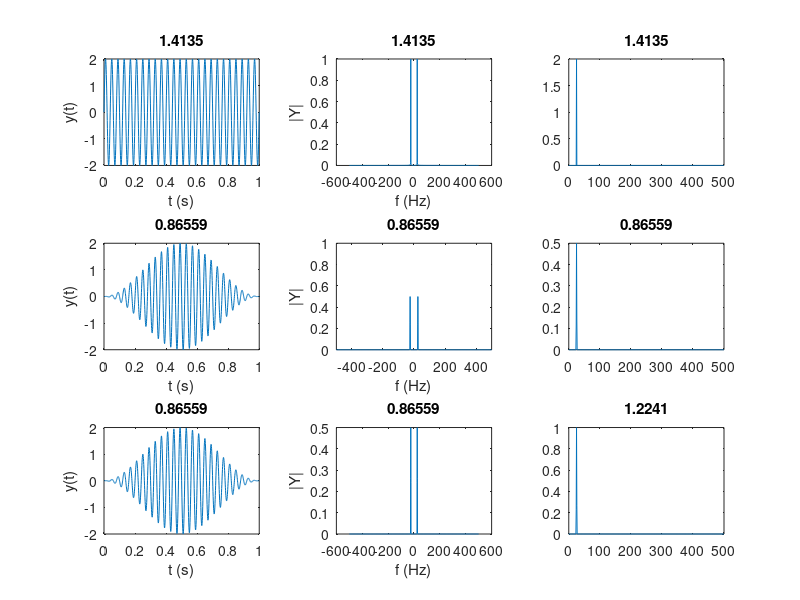

MATLAB code to generate this figure:
function dft_tests

close all;

% fs = 10e3;
% f = 1e3;
% a = 1;
% 
% t = 0:1/fs:4*1e-3;
% y = a*sin(2*pi*f*t)+a*sin(1.5*2*pi*f*t)+a*sin(3.5*2*pi*f*t);
% 
% y2 = wgn(10001,1,10); t2 = (0:length(y2)-1)/fs; % 1 sec
% figure; plot(t2,y2);
% [Ya2, Yph2, freqs2] = dft(y2, fs);
% N = length(y2);
% subplot(3,1,1); plot(t2,y2); xlabel('t (s)'); ylabel('a');
% subplot(3,1,2); plot(freqs2,abs(fftshift(Ya2))/N); xlabel('f (Hz)'); ylabel('|Y|');
% subplot(3,1,3); plot(freqs2,fftshift(Yph2)); xlabel('f (Hz)'); ylabel('Angle(Y) (rad)');

fs = 5*200;
t = 0:1/fs:(1-0/fs);
y = 2*sin(2*pi*25*t);

[Ya, Yph, freqs] = dft(y, fs);

figure; plot(t,y);
N = length(y);
subplot(3,3,1); plot(t,y); xlabel('t (s)'); ylabel('y(t)'); title(num2str(rms(y)));
subplot(3,3,2); plot(freqs,abs(fftshift(Ya))/N); xlabel('f (Hz)'); ylabel('|Y|');
title(num2str( sqrt(sum((abs(fftshift(Ya))/N).^2) )));
% subplot(3,3,3); plot(freqs,fftshift(Yph)); xlabel('f (Hz)'); ylabel('Angle(Y) (rad)');

[YaH, YphH, freqsH] = dft(hann(length(y)).*y.', fs);
subplot(3,3,4); plot(t,hann(length(y)).*y.'); xlabel('t (s)'); ylabel('y(t)'); title(num2str(rms(hann(length(y)).*y.')));
subplot(3,3,5); plot(freqs,abs(fftshift(YaH))/N); xlabel('f (Hz)'); ylabel('|Y|');
axis([-500 500 0 1]); title(num2str( sqrt(sum((abs(fftshift(YaH))/N).^2) )));
% subplot(3,3,6); plot(freqs,fftshift(YphH)); xlabel('f (Hz)'); ylabel('Angle(Y) (rad)');

[YaH2, YphH2, freqsH2] = dft(hann(length(y)).*y.', fs);
subplot(3,3,7); plot(t,hann(length(y)).*y.'); xlabel('t (s)'); ylabel('y(t)'); title(num2str(rms(hann(length(y)).*y.')));
subplot(3,3,8); plot(freqs,abs(fftshift(YaH2))/N); xlabel('f (Hz)'); ylabel('|Y|');
title(num2str( sqrt(sum((abs(fftshift(YaH2))/N).^2) )));
% subplot(3,3,9); plot(freqs,fftshift(YphH2)); xlabel('f (Hz)'); ylabel('Angle(Y) (rad)');

% PSD's
N = length(y);
xdft = fft(y);
xdft = xdft(1:N/2+1);
psdx = (1/(fs*N)) * abs(xdft).^2;
psdx(2:end-1) = 2*psdx(2:end-1);
freq = 0:fs/N:fs/2;
subplot(3,3,3); plot(freq,psdx); title(num2str(sqrt(sum(psdx*fs/N))));

xdft = fft(hann(N).*y.');
xdft = xdft(1:N/2+1);
psdx = (1/(fs*N)) * abs(xdft).^2;
psdx(2:end-1) = 2*psdx(2:end-1);
freq = 0:fs/N:fs/2;
subplot(3,3,6); plot(freq,psdx); title(num2str(sqrt(sum(psdx*fs/N))));

xdft = fft(hann(N).*y.');
xdft = xdft(1:N/2+1);
psdx = 2*(1/(fs*N)) * abs(xdft).^2;
psdx(2:end-1) = 2*psdx(2:end-1);
freq = 0:fs/N:fs/2;
subplot(3,3,9); plot(freq,psdx); title(num2str(sqrt(sum(psdx*fs/N))));


% zero padding
% windowing
% frequency resolution, time windows, etc.
% sine, 'continuous' cut-off and 'dis-continuous' cut-off (comparison)
% aliasing
% general signals

end

function [Y_abs, Y_ang, freqs] = dft(y, fs)

N = length(y);
Y = fft(y);

Y_abs = abs(Y);
Y_ang = angle(Y);
freqs = (-floor(N/2):floor(N/2))*fs/N;

% figure; plot((0:floor(N/2)-1)*fs/N, 2*Y_abs(1:floor(N/2))/N); xlabel('f (Hz)'); ylabel('|Y|');
% figure; plot((0:floor(N/2)-1)*fs/N, 20*log10(2*Y_abs(1:floor(N/2))/N/sqrt(2)/2e-5)); xlabel('f (Hz)'); ylabel('20log(|Y|/sqrt(2)/2e-5)');

end